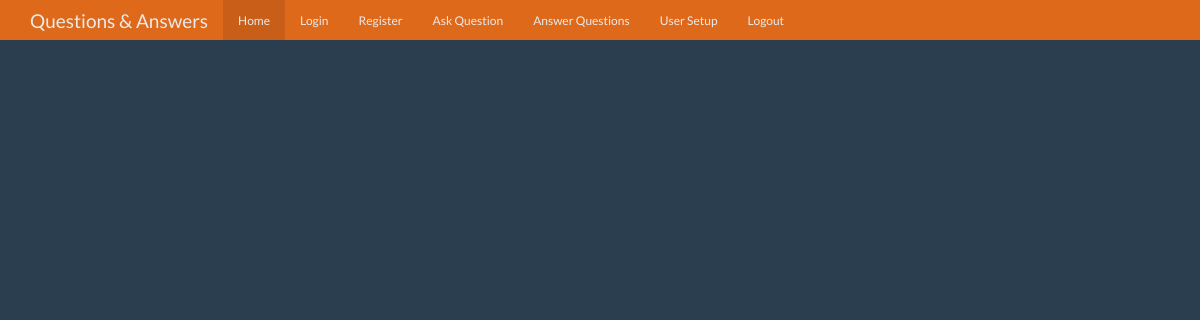
The page /answer (signed in) on the database as committed earlier.
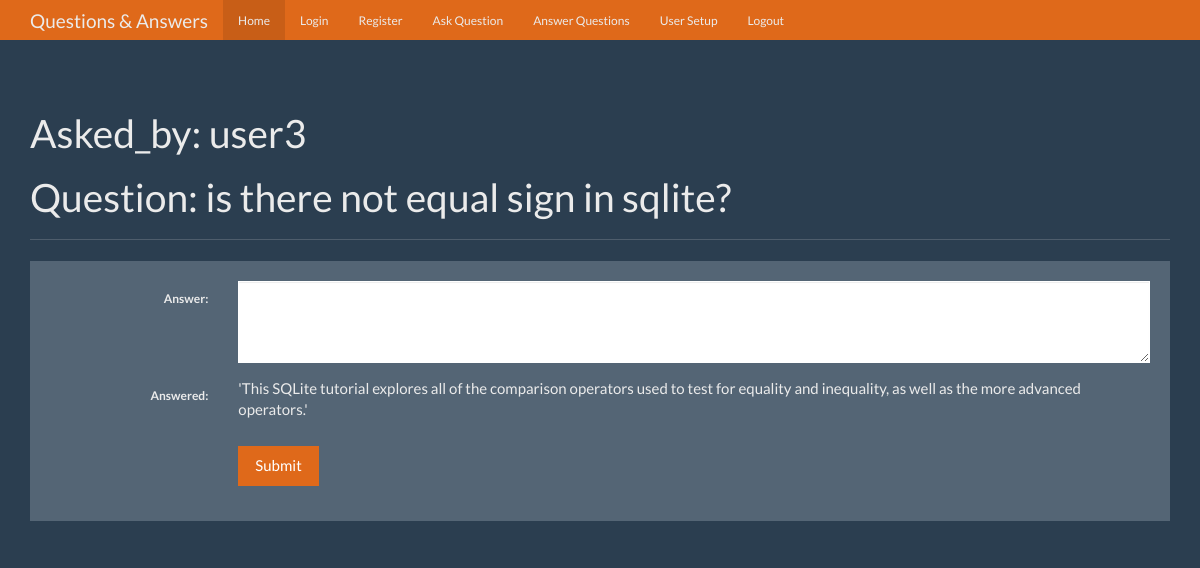
The same page on the database as committed later.
### tables this page shows
CREATE TABLE question (
id integer primary key autoincrement,
question_text text not null,
answer_text text not null,
asked_id integer not null,
expert_id integer not null
);

CREATE TABLE User (
id integer primary key autoincrement,
name text not null,
password text not null,
expert boolean not null,
admin boolean not null
);

### app.py (the view)
@app.route('/answer')
def answer():
    user = get_current_user()
    db = connect_db()
    cur = db.execute(
        'select id, question_text, asked_id, expert_id from question where expert_id=?', [
            user['id']]
    )
    cur2 = db.execute(
        'SELECT  user.name, question.answer_text, question.id, question_text, question.expert_id FROM question INNER JOIN user ON question.asked_id = user.id where question.expert_id=?', [
            user['id']]
    )
    questions = cur2.fetchall()
    return render_template('answer.html', questions=questions, user=user)

### app.py (called while the page is built)
def get_current_user():
    user_result = None
    if 'user' in session:
        user = session['user']
        db = connect_db()
        user_query = db.execute(
            'select id, name, password, expert, admin from user where name =?', [user])
        user_result = user_query.fetchone()
    return user_result

### database.py (called while the page is built)
def connect_db():
    sql = sqlite3.connect('data.db')
    sql.row_factory = sqlite3.Row
    return sql

### templates/answer.html (shortened to what this page needs)
<!DOCTYPE html>
<html lang="en">
  <head>
    <link href="{{ url_for('static', filename='bootstrap.min.css') }}" rel="stylesheet">
    <link href="{{ url_for('static', filename='theme.css') }}" rel="stylesheet">
  </head>
  <body>
    <nav class="navbar navbar-inverse navbar-fixed-top">
      <div class="container">
        <div class="navbar-header">
          <a class="navbar-brand" href="#">Questions & Answers</a>
        </div>
        <div id="navbar" class="navbar-collapse collapse">
          <ul class="nav navbar-nav">
            <li class="active"><a href="#">Home</a></li>
            <li><a href="#">Login</a></li>
            <li><a href="#">Register</a></li>
            <li><a href="#">Ask Question</a></li>
            <li><a href="#">Answer Questions</a></li>
            <li><a href="#">User Setup</a></li>
            <li><a href="#">Logout</a></li>
          </ul>
        </div>
      </div>
    </nav>
    <div class="container theme-showcase" role="main">
      {% for question in questions %}
      <div class="page-header">
        <h1>Asked_by: {{question.name}}</h1>
        <h1>Question: {{question.question_text}}</h1>
      </div>
        <div class="row">
          <div class="col-lg-12">
            <div class="well bs-component">
              <form class="form-horizontal" method="post" action="{{url_for('answer_question', question_id=question.id)}}">
                <fieldset>
                  <div class="form-group">
                    <label for="textArea" class="col-lg-2 control-label">Answer:</label>
                    <div class="col-lg-10">
                      <textarea name="answer" class="form-control" rows="3" id="textArea"></textarea>
                    </div>
                  </div>
                  <div class="form-group">
                    <label for="textArea" class="col-lg-2 control-label">Answered:</label>
                    <div class="col-lg-10">
                      <p>'{{question.answer_text}}'</p>
                    </div>
                  </div>
                  <div class="form-group">
                    <div class="col-lg-10 col-lg-offset-2">
                      <button type="submit" class="btn btn-primary">Submit</button>
                    </div>
                  </div>
                </fieldset>
              </form>
            </div>
          </div>
        </div>
        {%endfor%}
      </div>
  </body>
</html>

Rows that differ between the two databases and show on the page:
added question: name "user3", question_text "is there not equal sign in sqlite?", answer_text "This SQLite tutorial explores all of the comparison operators used to test for equality and inequality, as well as the more advanced operators."
